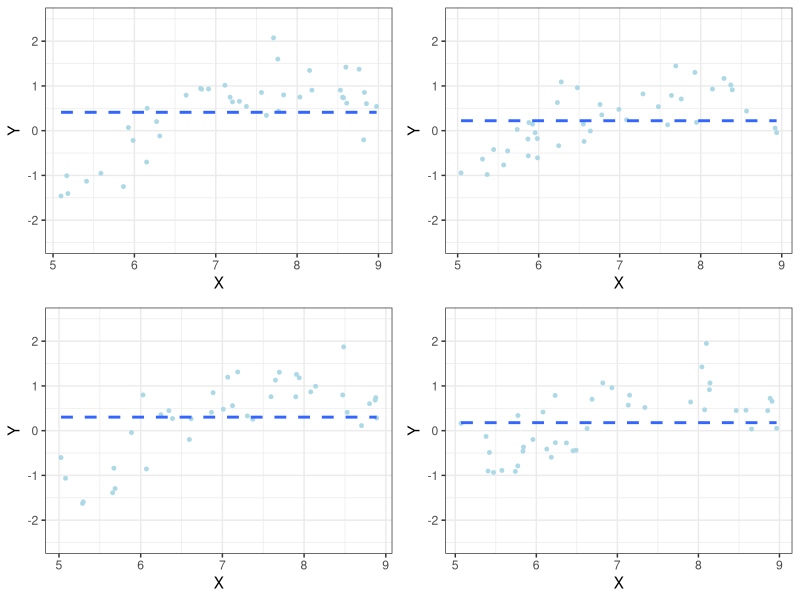
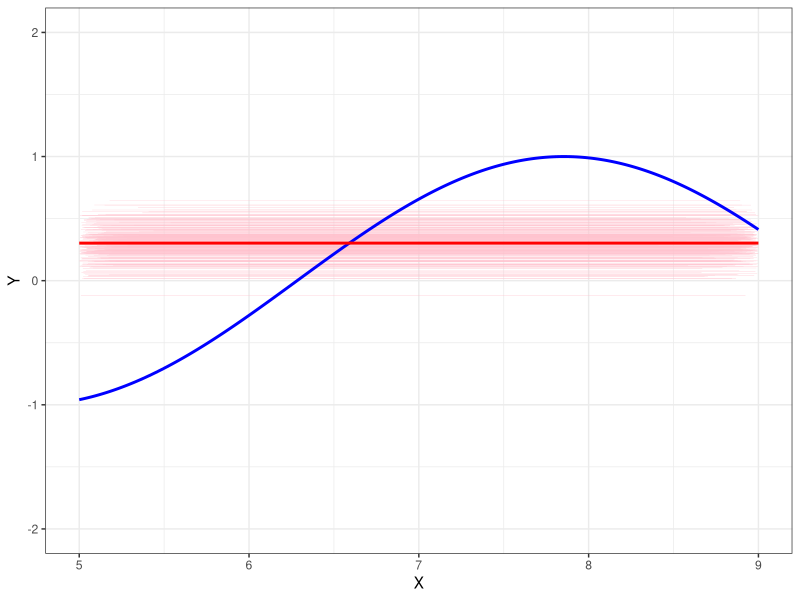
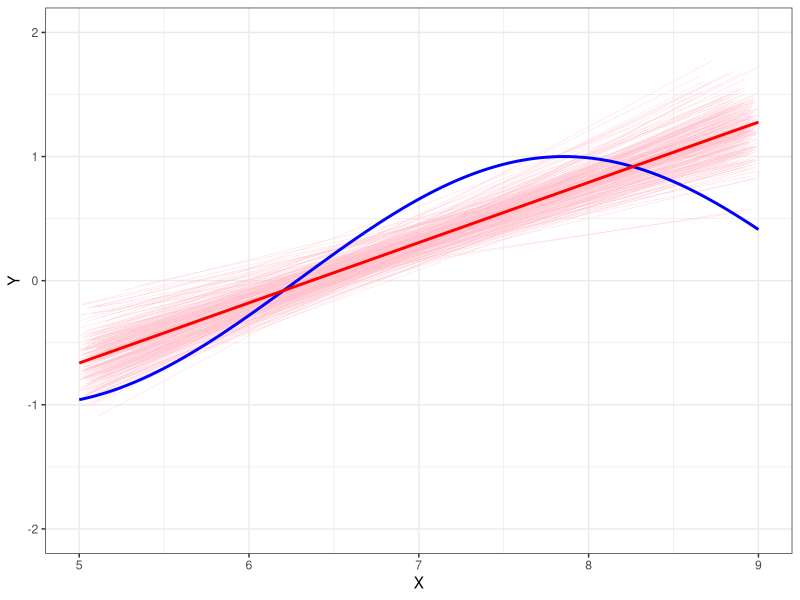
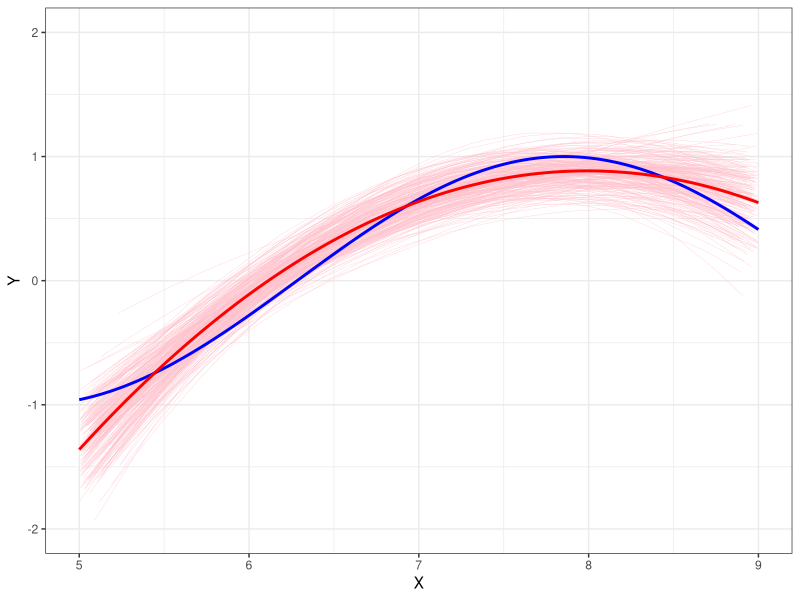
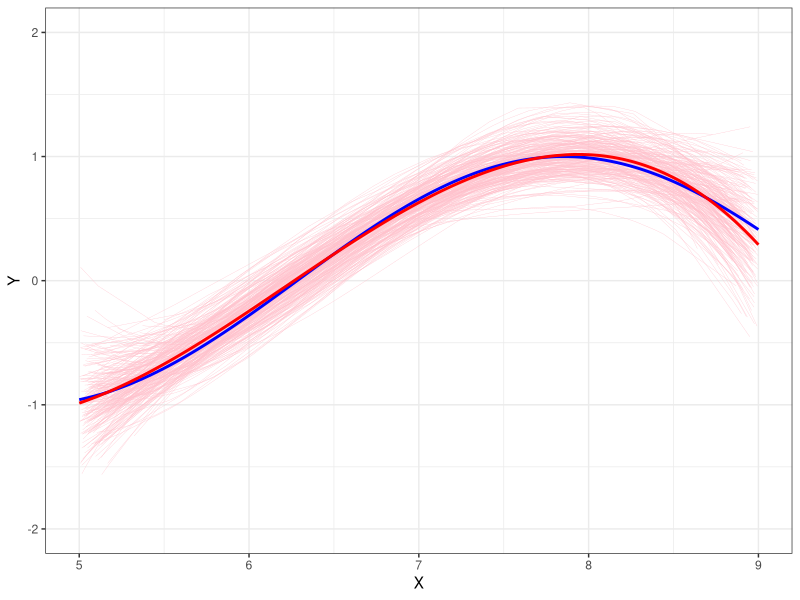

Generate these figures, in order, with R: (Note: a time limit stopped this script after it produced the figures.)
## ---- chunk 1
set.seed(123)
library(knitr)
knitr::opts_chunk$set(comment = NA, fig.show = 'as.is', fig.align = 'center', fig.height = 7, fig.width = 7, prompt = TRUE, highlight = TRUE, tidy = FALSE, warning = FALSE, message = FALSE, tidy.opts=list(blank = TRUE, width.cutoff= 75, cache = TRUE))
## ---- chunk 2
Ntrains <- 250    # Number of training sets to generate
n <- 40           # Number of observations to generate for each training set
dpt <- 5*9*5      # Number of x points to predict over
SD <- 0.5
#
xs <- sort(runif(n, 5, 9))
ys <- sin(xs) + rnorm(n, 0, SD)
DF <- data.frame(xs, ys)
library(ggplot2)
p1 <- ggplot(data = DF, aes(x = xs, y = ys)) + 
  geom_point(size = 1, color = "lightblue") + 
  geom_smooth(method = "lm", formula = y ~ 1, linetype = "dashed", se = FALSE) + 
  theme_bw() +
  lims(y = c(-2.5, 2.5)) + 
  labs(x = "X", y = "Y")
#
xs <- sort(runif(n, 5, 9))
ys <- sin(xs) + rnorm(n, 0, SD)
DF <- data.frame(xs, ys)
library(ggplot2)
p2 <- ggplot(data = DF, aes(x = xs, y = ys)) + 
  geom_point(size = 1, color = "lightblue") + 
  geom_smooth(method = "lm", formula = y ~ 1, linetype = "dashed", se = FALSE) + 
  theme_bw() +
  lims(y = c(-2.5, 2.5)) + 
  labs(x = "X", y = "Y")
#
xs <- sort(runif(n, 5, 9))
ys <- sin(xs) + rnorm(n, 0, SD)
DF <- data.frame(xs, ys)
library(ggplot2)
p3 <- ggplot(data = DF, aes(x = xs, y = ys)) + 
  geom_point(size = 1, color = "lightblue") + 
  geom_smooth(method = "lm", formula = y ~ 1, linetype = "dashed", se = FALSE) + 
  theme_bw() +
  lims(y = c(-2.5, 2.5)) + 
  labs(x = "X", y = "Y")
#
xs <- sort(runif(n, 5, 9))
ys <- sin(xs) + rnorm(n, 0, SD)
DF <- data.frame(xs, ys)
library(ggplot2)
p4 <- ggplot(data = DF, aes(x = xs, y = ys)) + 
  geom_point(size = 1, color = "lightblue") + 
  geom_smooth(method = "lm", formula = y ~ 1, linetype = "dashed", se = FALSE) + 
  theme_bw() +
  lims(y = c(-2.5, 2.5)) + 
  labs(x = "X", y = "Y")
#
gridExtra::grid.arrange(p1, p2, p3, p4, ncol = 2)
## ---- chunk 3
library(ggplot2)
p <- ggplot(data = data.frame(x = 5:9), aes(x = x)) + 
  stat_function(fun = sin, size = 0, n = 225) + 
  theme_bw() +
  lims(y = c(-2, 2)) + 
  labs(x = "X", y = "Y")
# curve(sin, 5, 9, ylim = c(-2, 2), ylab = "Y", xlab = "X", lwd = 3, type = "n")
yhn <- matrix(NA, Ntrains, dpt)
MSEtest <- numeric(Ntrains)
MSEtrain <- numeric(Ntrains)
for(i in 1:Ntrains){
  xs <- sort(runif(n, 5, 9))
  ys <- sin(xs) + rnorm(n, 0, SD)
  mod1 <- lm(ys ~ 1)
  ysn <- predict(mod1)
  NDF <- data.frame(xs, ysn)
  # lines(xs, nys, col = "pink", lty = "dashed")
  p <- p + geom_line(data = NDF, aes(x = xs, y = ysn), size = 0.1, color = "pink")
  nxs <- seq(5, 9, length = dpt)
  yhn[i, ] <- predict(mod1, newdata = data.frame(xs = nxs))
  yst <- sin(xs) + rnorm(n, 0, SD)
  MSEtest[i] <- mean((yst - ysn)^2)
  MSEtrain[i] <- mean((ys - ysn)^2)
}
yhnbar <- apply(yhn, 2, mean)
# curve(sin, 5, 9, ylim = c(-3, 3), ylab = "Y", xlab = "X", lwd = 3, add = TRUE)
p <- p + stat_function(fun = sin, size = 1, n = 225, color = "blue")
# lines(nxs, yhnbar, col = "red", lwd = 2)
NDF2 <- data.frame(nxs, yhnbar)
p + geom_line(data = NDF2, aes(x = nxs, y = yhnbar), size = 1, color = "red")
avgMSEtest <- mean(MSEtest)
avgMSEtrain <- mean(MSEtrain)
## ---- chunk 4
p <- ggplot(data = data.frame(x = 5:9), aes(x = x)) + 
   stat_function(fun = sin, size = 0, n = 225) + 
   theme_bw() +
   lims(y = c(-2, 2)) + 
   labs(x = "X", y = "Y")
# curve(sin, 5, 9, ylim = c(-2, 2), ylab = "Y", xlab = "X", lwd = 3, type = "n")
yhn <- matrix(NA, Ntrains, dpt)
MSEtest <- numeric(Ntrains)
MSEtrain <- numeric(Ntrains)
for(i in 1:Ntrains){
  xs <- sort(runif(n, 5, 9))
  ys <- sin(xs) + rnorm(n, 0, SD)
  mod1 <- lm(ys ~ xs)
  ysn <- predict(mod1)
  NDF <- data.frame(xs, ysn)
  # lines(xs, nys, col = "pink", lty = "dashed")
  p <- p + geom_line(data = NDF, aes(x = xs, y = ysn), size = 0.1, color = "pink")
  nxs <- seq(5, 9, length = dpt)
  yhn[i, ] <- predict(mod1, newdata = data.frame(xs = nxs))
  yst <- sin(xs) + rnorm(n, 0, SD)
  MSEtest[i] <- mean((yst - ysn)^2)
  MSEtrain[i] <- mean((ys - ysn)^2)
}
yhnbar <- apply(yhn, 2, mean)
# curve(sin, 5, 9, ylim = c(-3, 3), ylab = "Y", xlab = "X", lwd = 3, add = TRUE)
p <- p + stat_function(fun = sin, size = 1, n = 225, color = "blue")
# lines(nxs, yhnbar, col = "red", lwd = 2)
NDF2 <- data.frame(nxs, yhnbar)
p + geom_line(data = NDF2, aes(x = nxs, y = yhnbar), size = 1, color = "red")
avgMSEtest1 <- mean(MSEtest)
avgMSEtrain1 <- mean(MSEtrain)
## ---- chunk 5
p <- ggplot(data = data.frame(x = 5:9), aes(x = x)) + 
  stat_function(fun = sin, size = 0, n = 225) + 
  theme_bw() +
  lims(y = c(-2, 2)) + 
  labs(x = "X", y = "Y")
# curve(sin, 5, 9, ylim = c(-2, 2), ylab = "Y", xlab = "X", lwd = 3, type = "n")
yhn <- matrix(NA, Ntrains, dpt)
MSEtest <- numeric(Ntrains)
MSEtrain <- numeric(Ntrains)
for(i in 1:Ntrains){
  xs <- sort(runif(n, 5, 9))
  ys <- sin(xs) + rnorm(n, 0, SD)
  mod1 <- lm(ys ~ poly(xs, 2))
  ysn <- predict(mod1)
  NDF <- data.frame(xs, ysn)
  # lines(xs, nys, col = "pink", lty = "dashed")
  p <- p + geom_line(data = NDF, aes(x = xs, y = ysn), size = 0.1, color = "pink")
  nxs <- seq(5, 9, length = dpt)
  yhn[i, ] <- predict(mod1, newdata = data.frame(xs = nxs))
  yst <- sin(xs) + rnorm(n, 0, SD)
  MSEtest[i] <- mean((yst - ysn)^2)
  MSEtrain[i] <- mean((ys - ysn)^2)
}
yhnbar <- apply(yhn, 2, mean)
# curve(sin, 5, 9, ylim = c(-3, 3), ylab = "Y", xlab = "X", lwd = 3, add = TRUE)
p <- p + stat_function(fun = sin, size = 1, n = 225, color = "blue")
# lines(nxs, yhnbar, col = "red", lwd = 2)
NDF2 <- data.frame(nxs, yhnbar)
p + geom_line(data = NDF2, aes(x = nxs, y = yhnbar), size = 1, color = "red")
avgMSEtest2 <- mean(MSEtest)
avgMSEtrain2 <- mean(MSEtrain)
## ---- chunk 6
p <- ggplot(data = data.frame(x = 5:9), aes(x = x)) + 
  stat_function(fun = sin, size = 0, n = 225) + 
  theme_bw() +
  lims(y = c(-2, 2)) + 
  labs(x = "X", y = "Y")
# curve(sin, 5, 9, ylim = c(-2, 2), ylab = "Y", xlab = "X", lwd = 3, type = "n")
yhn <- matrix(NA, Ntrains, dpt)
MSEtest <- numeric(Ntrains)
MSEtrain <- numeric(Ntrains)
for(i in 1:Ntrains){
  xs <- sort(runif(n, 5, 9))
  ys <- sin(xs) + rnorm(n, 0, SD)
  mod1 <- lm(ys ~ poly(xs, 3))
  ysn <- predict(mod1)
  NDF <- data.frame(xs, ysn)
  # lines(xs, nys, col = "pink", lty = "dashed")
  p <- p + geom_line(data = NDF, aes(x = xs, y = ysn), size = 0.1, color = "pink")
  nxs <- seq(5, 9, length = dpt)
  yhn[i, ] <- predict(mod1, newdata = data.frame(xs = nxs))
  yst <- sin(xs) + rnorm(n, 0, SD)
  MSEtest[i] <- mean((yst - ysn)^2)
  MSEtrain[i] <- mean((ys - ysn)^2)
}
yhnbar <- apply(yhn, 2, mean)
# curve(sin, 5, 9, ylim = c(-3, 3), ylab = "Y", xlab = "X", lwd = 3, add = TRUE)
p <- p + stat_function(fun = sin, size = 1, n = 225, color = "blue")
# lines(nxs, yhnbar, col = "red", lwd = 2)
NDF2 <- data.frame(nxs, yhnbar)
p + geom_line(data = NDF2, aes(x = nxs, y = yhnbar), size = 1, color = "red")
avgMSEtest3 <- mean(MSEtest)
avgMSEtrain3 <- mean(MSEtrain)
## ---- chunk 7
p <- ggplot(data = data.frame(x = 5:9), aes(x = x)) + 
  stat_function(fun = sin, size = 0, n = 225) + 
  theme_bw() +
  lims(y = c(-2, 2)) + 
  labs(x = "X", y = "Y")
# curve(sin, 5, 9, ylim = c(-2, 2), ylab = "Y", xlab = "X", lwd = 3, type = "n")
yhn <- matrix(NA, Ntrains, dpt)
MSEtest <- numeric(Ntrains)
MSEtrain <- numeric(Ntrains)
for(i in 1:Ntrains){
  xs <- sort(runif(n, 5, 9))
  ys <- sin(xs) + rnorm(n, 0, SD)
  mod1 <- lm(ys ~ poly(xs, 5))
  ysn <- predict(mod1)
  NDF <- data.frame(xs, ysn)
  # lines(xs, nys, col = "pink", lty = "dashed")
  p <- p + geom_line(data = NDF, aes(x = xs, y = ysn), size = 0.1, color = "pink")
  nxs <- seq(5, 9, length = dpt)
  yhn[i, ] <- predict(mod1, newdata = data.frame(xs = nxs))
  yst <- sin(xs) + rnorm(n, 0, SD)
  MSEtest[i] <- mean((yst - ysn)^2)
  MSEtrain[i] <- mean((ys - ysn)^2)
}
yhnbar <- apply(yhn, 2, mean)
# curve(sin, 5, 9, ylim = c(-3, 3), ylab = "Y", xlab = "X", lwd = 3, add = TRUE)
p <- p + stat_function(fun = sin, size = 1, n = 225, color = "blue")
# lines(nxs, yhnbar, col = "red", lwd = 2)
NDF2 <- data.frame(nxs, yhnbar)
p + geom_line(data = NDF2, aes(x = nxs, y = yhnbar), size = 1, color = "red")
avgMSEtest5 <- mean(MSEtest)
avgMSEtrain5 <- mean(MSEtrain)
## ---- chunk 8
p <- ggplot(data = data.frame(x = 5:9), aes(x = x)) + 
  stat_function(fun = sin, size = 0, n = 225) + 
  theme_bw() +
  lims(y = c(-2, 2)) + 
  labs(x = "X", y = "Y")
# curve(sin, 5, 9, ylim = c(-2, 2), ylab = "Y", xlab = "X", lwd = 3, type = "n")
yhn <- matrix(NA, Ntrains, dpt)
MSEtest <- numeric(Ntrains)
MSEtrain <- numeric(Ntrains)
for(i in 1:Ntrains){
  xs <- sort(runif(n, 5, 9))
  ys <- sin(xs) + rnorm(n, 0, SD)
  mod1 <- lm(ys ~ poly(xs, 10))
  ysn <- predict(mod1)
  NDF <- data.frame(xs, ysn)
  # lines(xs, nys, col = "pink", lty = "dashed")
  p <- p + geom_line(data = NDF, aes(x = xs, y = ysn), size = 0.1, color = "pink")
  nxs <- seq(5, 9, length = dpt)
  yhn[i, ] <- predict(mod1, newdata = data.frame(xs = nxs))
  yst <- sin(xs) + rnorm(n, 0, SD)
  MSEtest[i] <- mean((yst - ysn)^2)
  MSEtrain[i] <- mean((ys - ysn)^2)
}
yhnbar <- apply(yhn, 2, mean)
# curve(sin, 5, 9, ylim = c(-3, 3), ylab = "Y", xlab = "X", lwd = 3, add = TRUE)
p <- p + stat_function(fun = sin, size = 1, n = 225, color = "blue")
# lines(nxs, yhnbar, col = "red", lwd = 2)
NDF2 <- data.frame(nxs, yhnbar)
p + geom_line(data = NDF2, aes(x = nxs, y = yhnbar), size = 1, color = "red")
avgMSEtest10 <- mean(MSEtest)
avgMSEtrain10 <- mean(MSEtrain)
## ---- chunk 9
library(ggplot2)
MSEDF <- data.frame(MSE = c(avgMSEtest, avgMSEtest1, avgMSEtest2, avgMSEtest3, avgMSEtest5, avgMSEtest10,
                    avgMSEtrain, avgMSEtrain1, avgMSEtrain2, avgMSEtrain3, avgMSEtrain5, avgMSEtrain10), flexibility = c(0, 1, 2, 3, 5, 10, 0, 1, 2, 3, 5, 10), Group = c(rep("Test", 6), rep("Train", 6)) ) 
ggplot(data = MSEDF) + 
  geom_point(aes(x = flexibility, y = MSE, color = Group)) + 
  theme_bw() + 
  geom_hline(yintercept = SD^2, linetype = "dashed")
